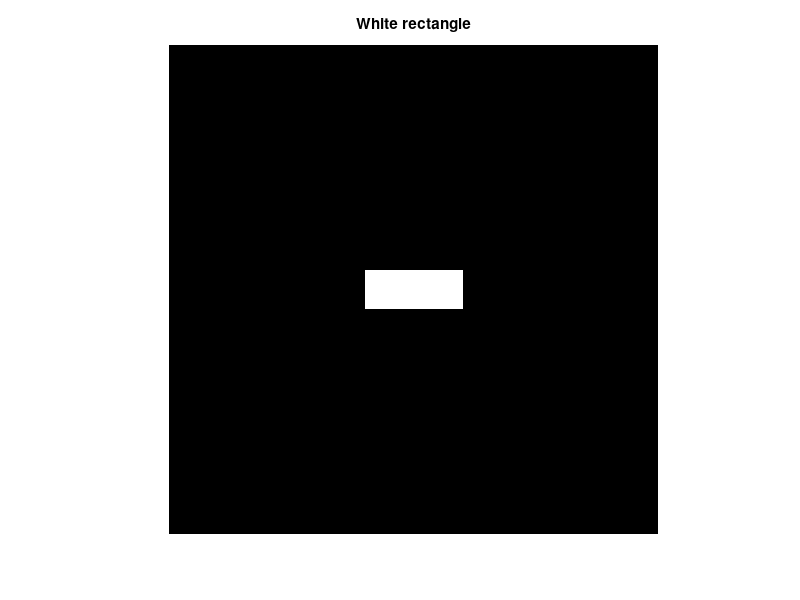

Source code (MATLAB): (Note: this script raises an error after producing the figure.)
clc;
clear all; 
close all;

imgSizeX = 1001;
imgSizeY = 1001;
imgCX = round(imgSizeX/2);
imgCY = round(imgSizeY/2);

rectSizeX = 201;
rectSizeY = 81;
rectHSX = floor(rectSizeX/2);
rectHSY = floor(rectSizeY/2);

K = [0.01, 1, 100];

% RECTANGLE IN THE CENTER
img = zeros(imgSizeY, imgSizeX);
img(imgCY-rectHSY:imgCY+rectHSY, imgCX-rectHSX:imgCX+rectHSX) = ones(rectSizeY, rectSizeX);
figure(); imshow(img, []); title('White rectangle'); 
imwrite(img, 'results/lab02_opt01_task02_01.png');

B = abs(fftshift(fft2(img))); 
figure(); imshow(B, []); title('Spectrum => abs(fftshift(fft2(img)))'); 
imwrite(B/max(B(:)), 'results/lab02_opt01_task02_02.png');

BL = log(1+K(1)*B);
figure(); imshow(BL, []); title('Spectrum => log(1+0.01*B)'); 
imwrite(BL/max(BL(:)), 'results/lab02_opt01_task02_03.png');

BL = log(1+K(2)*B);
figure(); imshow(BL, []); title('Spectrum => log(1+1*B)'); 
imwrite(BL/max(BL(:)), 'results/lab02_opt01_task02_04.png');

BL = log(1+K(3)*B);
figure(); imshow(BL, []); title('Spectrum => log(1+100*B)'); 
imwrite(BL/max(BL(:)), 'results/lab02_opt01_task02_05.png');

BL = log(1+K(2)*B);

drawSpectrumCenterLines(B, imgCY, imgCX, imgSizeY, imgSizeX, ...
    'Spectrum => abs(fftshift(fft2(img)))', 'results/lab02_opt01_task02_06.png')

drawSpectrumCenterLines(BL, imgCY, imgCX, imgSizeY, imgSizeX, ...
    'Spectrum => log(1+1*B)', 'results/lab02_opt01_task02_07.png')


% RECTANGLE IN CORNER
img2 = zeros(imgSizeY, imgSizeX);
img2(1:rectSizeY, 1:rectSizeX) = ones(rectSizeY, rectSizeX);
figure(); imshow(img2); title('White rectangle (2)');
imwrite(img2, 'results/lab02_opt01_task02_08.png');

B2 = abs(fftshift(fft2(img2))); 
figure(); imshow(B2, []); title('Spectrum => abs(fftshift(fft2(img2))) (2)');
imwrite(B2/max(B2(:)), 'results/lab02_opt01_task02_09.png');

BL2 = log(1+K(1)*B2);
figure(); imshow(BL2, []); title('Spectrum => log(1+0.01*B2) (2)'); 
imwrite(BL2/max(BL2(:)), 'results/lab02_opt01_task02_10.png');

BL2 = log(1+K(2)*B2);
figure(); imshow(BL2, []); title('Spectrum => log(1+1*B2) (2)'); 
imwrite(BL2/max(BL2(:)), 'results/lab02_opt01_task02_11.png');

BL2 = log(1+K(3)*B2);
figure(); imshow(BL2, []); title('Spectrum => log(1+100*B2) (2)');
imwrite(BL2/max(BL2(:)), 'results/lab02_opt01_task02_12.png');

BL2 = log(1+K(2)*B2);

drawSpectrumCenterLines(B2, imgCY, imgCX, imgSizeY, imgSizeX, ...
    'Spectrum => abs(fftshift(fft2(img2))) (2)', 'results/lab02_opt01_task02_13.png')

drawSpectrumCenterLines(BL2, imgCY, imgCX, imgSizeY, imgSizeX, ...
    'Spectrum => log(1+1*B2) (2)', 'results/lab02_opt01_task02_14.png')


function drawSpectrumCenterLines(B, y, x, ySize, xSize, figTitle, path)
    figure;
    plot(normalize(B(y, 1:xSize),'range'));
    hold on;
    grid on;
    plot(normalize(B(1:ySize, x),'range'));
    hold off;
    title(figTitle);
    saveas(gcf, path);
end